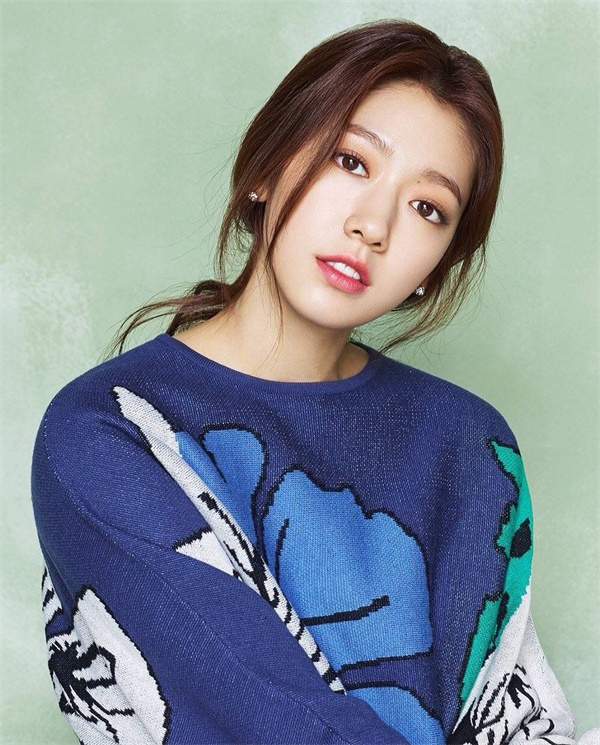
#> input picture pxh01.jpg, 600 x 745 px
$ python mosaic.py
#> lines starting #> are read from the running program, lines starting #| are printed output that depends on the picture; after the words box and inside, x2 and y2 are one past the last pixel; in counts of white or black regions, pixels touching at a corner belong together
import cv2
import numpy as np
import matplotlib.pyplot as plt

img=cv2.imread('pxh01.jpg', 1)
#> img is the input picture: shape (745, 600, 3); mean B, G, R 150.9, 143.2, 132.8
cow, column=img[:2]
#> cow = 600 rows, first 8: [185, 206, 184], [189, 210, 188], [188, 209, 187], [188, 209, 187], [189, 210, 188], [188, 209, 187], [189, 210, 188], [188, 209, 187]; column = 600 rows, first 8: [186, 207, 185], [190, 211, 189], [188, 209, 187], [189, 210, 188], [191, 212, 190], [190, 211, 189], [190, 211, 189], [188, 209, 187]
for m in range(100, 300):
    for n in range(300, 600):
        if m%10==0 and n%10==0:
            for i in range(10):
                for j in range(10):
                    (b, g, r)=img[m,n]
                    img[m-i, n-j]=(b, g, r)
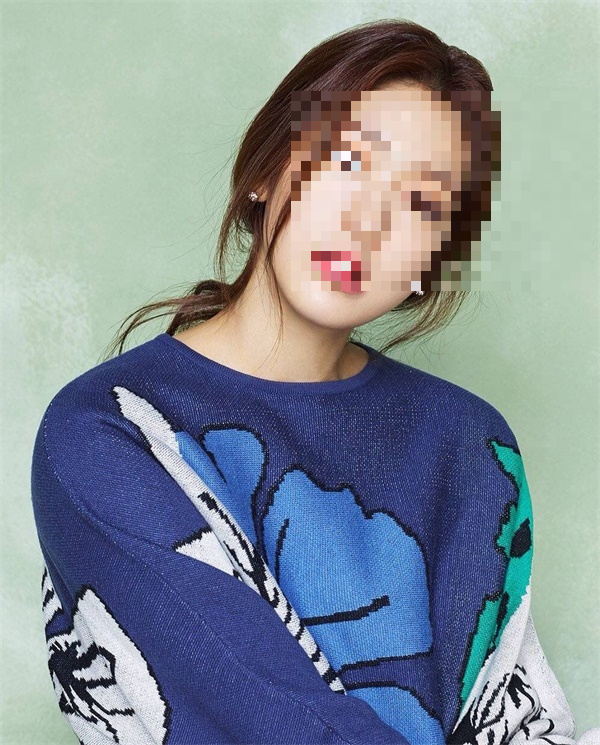
#> img: shape (745, 600, 3); 12.46% of pixels changed, all inside (x1, y1, x2, y2) = (291, 91, 591, 291)

cv2.imshow('image', img)
cv2.waitKey(0)
cv2.destroyAllWindows()

$ run again, with pxh02.jpg copied over pxh01.jpg
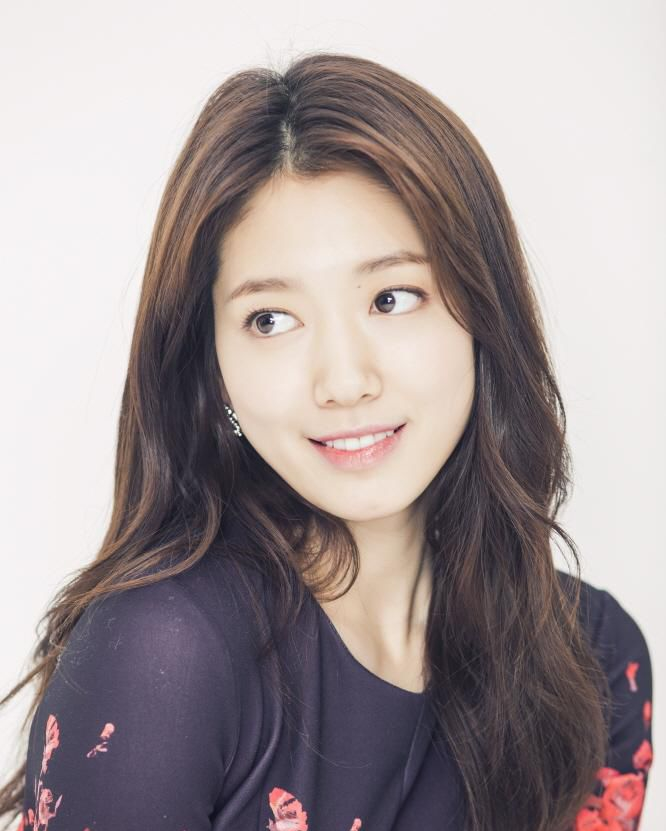
#> input picture pxh02.jpg, 666 x 831 px
#> img is the input picture: shape (831, 666, 3); mean B, G, R 152.7, 151.8, 162.4
#> cow = 666 rows, first 8: [236, 237, 241], [236, 237, 241], [236, 237, 241], [236, 237, 241], [236, 237, 241], [236, 237, 241], [236, 237, 241], [236, 237, 241]; column has the same summary as cow
#> after the loop `for m in range(100, 300):`:
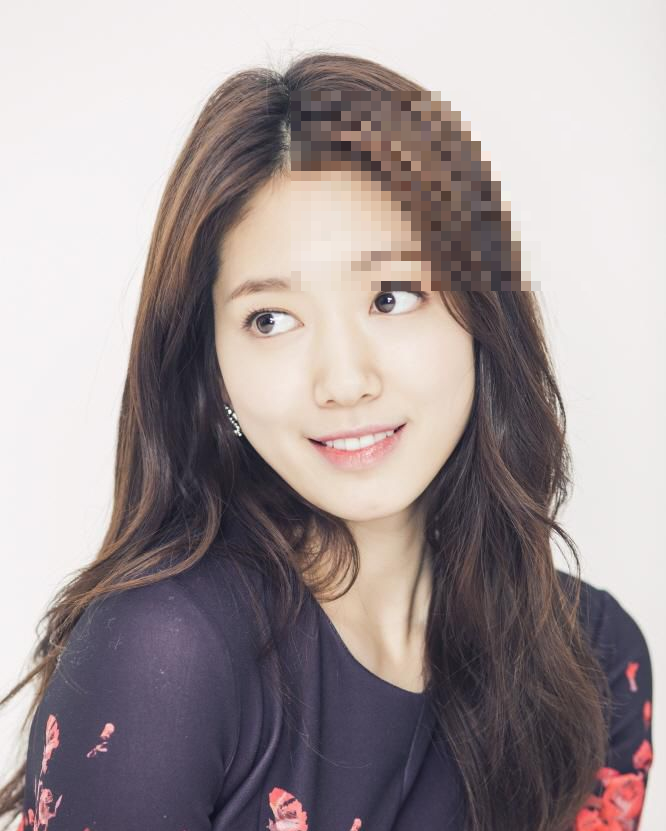
#> img: shape (831, 666, 3); 8.33% of pixels changed, all inside (x1, y1, x2, y2) = (291, 91, 591, 291)

$ run again, with pxh03.jpg copied over pxh01.jpg
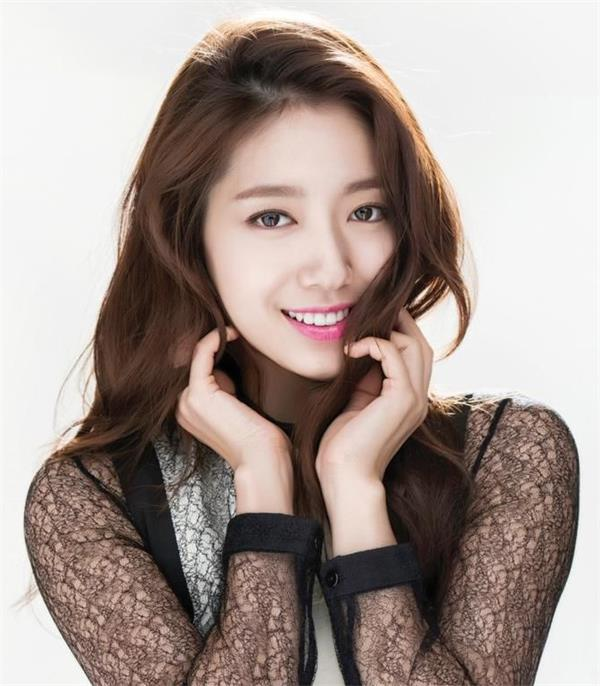
#> input picture pxh03.jpg, 600 x 686 px
#> img is the input picture: shape (686, 600, 3); mean B, G, R 146.5, 152.4, 166.5
#> cow = 600 rows, first 8: [248, 250, 250], [247, 249, 249], [246, 248, 248], [245, 247, 247], [245, 247, 247], [245, 247, 247], [245, 247, 247], [246, 248, 248]; column = 600 rows, first 8: [250, 252, 252], [250, 252, 252], [249, 251, 251], [248, 250, 250], [247, 249, 249], [248, 250, 250], [248, 250, 250], [248, 250, 250]
#> after the loop `for m in range(100, 300):`:
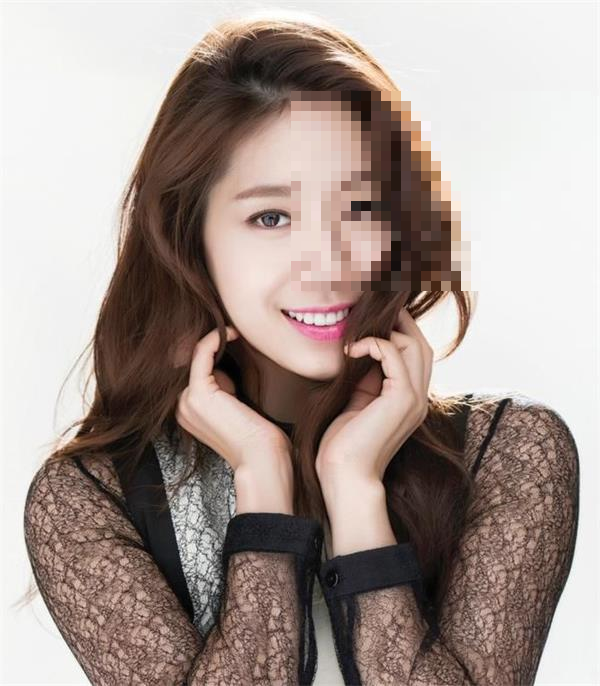
#> img: shape (686, 600, 3); 10.21% of pixels changed, all inside (x1, y1, x2, y2) = (291, 91, 591, 291)
